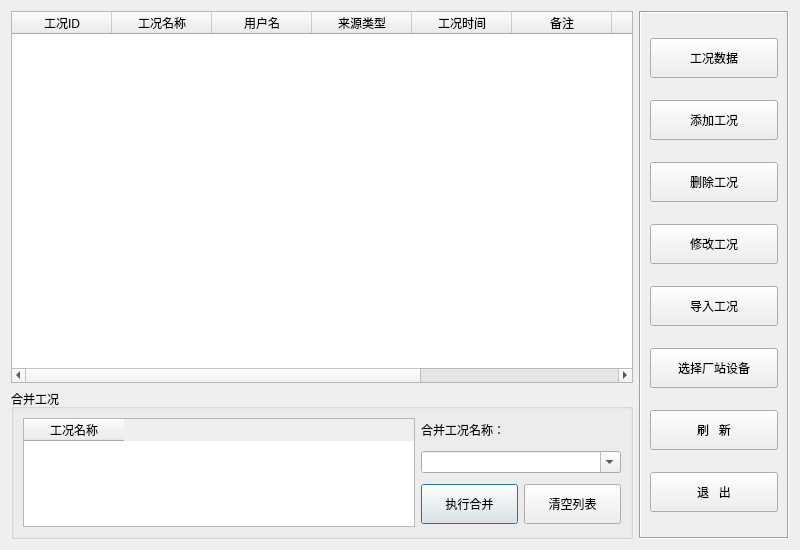
<?xml version="1.0" encoding="UTF-8"?>
<ui version="4.0">
 <class>CSceneTable</class>
 <widget class="QDialog" name="CSceneTable">
  <property name="geometry">
   <rect>
    <x>0</x>
    <y>0</y>
    <width>800</width>
    <height>550</height>
   </rect>
  </property>
  <property name="windowTitle">
   <string>静态工况库</string>
  </property>
  <layout class="QHBoxLayout" name="horizontalLayout_2">
   <item>
    <layout class="QVBoxLayout" name="verticalLayout_2">
     <item>
      <widget class="QTableWidget" name="listScene">
       <property name="styleSheet">
        <string notr="true">font: 14pt &quot;宋体&quot;;</string>
       </property>
       <property name="sortingEnabled">
        <bool>true</bool>
       </property>
       <attribute name="horizontalHeaderStretchLastSection">
        <bool>true</bool>
       </attribute>
       <column>
        <property name="text">
         <string>工况ID</string>
        </property>
       </column>
       <column>
        <property name="text">
         <string>工况名称</string>
        </property>
       </column>
       <column>
        <property name="text">
         <string>用户名</string>
        </property>
       </column>
       <column>
        <property name="text">
         <string>来源类型</string>
        </property>
       </column>
       <column>
        <property name="text">
         <string>工况时间</string>
        </property>
       </column>
       <column>
        <property name="text">
         <string>备注</string>
        </property>
       </column>
       <column>
        <property name="text">
         <string>厂站名</string>
        </property>
       </column>
       <column>
        <property name="text">
         <string>设备名</string>
        </property>
       </column>
       <column>
        <property name="text">
         <string>默认画面</string>
        </property>
       </column>
      </widget>
     </item>
     <item>
      <widget class="QGroupBox" name="groupBox">
       <property name="maximumSize">
        <size>
         <width>16777215</width>
         <height>150</height>
        </size>
       </property>
       <property name="styleSheet">
        <string notr="true"/>
       </property>
       <property name="title">
        <string>合并工况</string>
       </property>
       <layout class="QHBoxLayout" name="horizontalLayout">
        <item>
         <widget class="QTableWidget" name="listSceneMerger">
          <property name="styleSheet">
           <string notr="true">font: 14pt &quot;宋体&quot;;</string>
          </property>
          <column>
           <property name="text">
            <string>工况名称</string>
           </property>
          </column>
         </widget>
        </item>
        <item>
         <layout class="QGridLayout" name="gridLayout">
          <property name="horizontalSpacing">
           <number>6</number>
          </property>
          <property name="verticalSpacing">
           <number>9</number>
          </property>
          <item row="1" column="0" colspan="2">
           <widget class="QComboBox" name="comboSceneName">
            <property name="minimumSize">
             <size>
              <width>200</width>
              <height>0</height>
             </size>
            </property>
            <property name="styleSheet">
             <string notr="true"/>
            </property>
            <property name="editable">
             <bool>true</bool>
            </property>
           </widget>
          </item>
          <item row="2" column="0">
           <widget class="QPushButton" name="buttonRunSceneMerger">
            <property name="minimumSize">
             <size>
              <width>0</width>
              <height>40</height>
             </size>
            </property>
            <property name="text">
             <string>执行合并</string>
            </property>
           </widget>
          </item>
          <item row="2" column="1">
           <widget class="QPushButton" name="buttonClearMerger">
            <property name="minimumSize">
             <size>
              <width>0</width>
              <height>40</height>
             </size>
            </property>
            <property name="text">
             <string>清空列表</string>
            </property>
           </widget>
          </item>
          <item row="0" column="0" colspan="2">
           <widget class="QLabel" name="label">
            <property name="maximumSize">
             <size>
              <width>16777215</width>
              <height>20</height>
             </size>
            </property>
            <property name="text">
             <string>合并工况名称：</string>
            </property>
           </widget>
          </item>
         </layout>
        </item>
       </layout>
      </widget>
     </item>
    </layout>
   </item>
   <item>
    <widget class="QFrame" name="frame">
     <property name="minimumSize">
      <size>
       <width>150</width>
       <height>0</height>
      </size>
     </property>
     <property name="maximumSize">
      <size>
       <width>150</width>
       <height>16777215</height>
      </size>
     </property>
     <property name="frameShape">
      <enum>QFrame::Box</enum>
     </property>
     <property name="frameShadow">
      <enum>QFrame::Sunken</enum>
     </property>
     <layout class="QVBoxLayout" name="verticalLayout">
      <item>
       <widget class="QPushButton" name="buttonSceneData">
        <property name="minimumSize">
         <size>
          <width>0</width>
          <height>40</height>
         </size>
        </property>
        <property name="styleSheet">
         <string notr="true">font: 14pt &quot;宋体&quot;;</string>
        </property>
        <property name="text">
         <string>工况数据</string>
        </property>
       </widget>
      </item>
      <item>
       <widget class="QPushButton" name="buttonSceneAdd">
        <property name="minimumSize">
         <size>
          <width>0</width>
          <height>40</height>
         </size>
        </property>
        <property name="styleSheet">
         <string notr="true">font: 14pt &quot;宋体&quot;;</string>
        </property>
        <property name="text">
         <string>添加工况</string>
        </property>
       </widget>
      </item>
      <item>
       <widget class="QPushButton" name="buttonSceneDel">
        <property name="minimumSize">
         <size>
          <width>0</width>
          <height>40</height>
         </size>
        </property>
        <property name="styleSheet">
         <string notr="true">font: 14pt &quot;宋体&quot;;</string>
        </property>
        <property name="text">
         <string>删除工况</string>
        </property>
       </widget>
      </item>
      <item>
       <widget class="QPushButton" name="buttonSceneModify">
        <property name="minimumSize">
         <size>
          <width>0</width>
          <height>40</height>
         </size>
        </property>
        <property name="styleSheet">
         <string notr="true">font: 14pt &quot;宋体&quot;;</string>
        </property>
        <property name="text">
         <string>修改工况</string>
        </property>
       </widget>
      </item>
      <item>
       <widget class="QPushButton" name="buttonSceneInto">
        <property name="minimumSize">
         <size>
          <width>0</width>
          <height>40</height>
         </size>
        </property>
        <property name="styleSheet">
         <string notr="true">font: 14pt &quot;宋体&quot;;</string>
        </property>
        <property name="text">
         <string>导入工况</string>
        </property>
       </widget>
      </item>
      <item>
       <widget class="QPushButton" name="buttonStnDev">
        <property name="minimumSize">
         <size>
          <width>0</width>
          <height>40</height>
         </size>
        </property>
        <property name="styleSheet">
         <string notr="true">font: 14pt &quot;宋体&quot;;</string>
        </property>
        <property name="text">
         <string>选择厂站设备</string>
        </property>
       </widget>
      </item>
      <item>
       <widget class="QPushButton" name="buttonRefresh">
        <property name="minimumSize">
         <size>
          <width>0</width>
          <height>40</height>
         </size>
        </property>
        <property name="styleSheet">
         <string notr="true">font: 14pt &quot;宋体&quot;;</string>
        </property>
        <property name="text">
         <string>刷   新</string>
        </property>
       </widget>
      </item>
      <item>
       <widget class="QPushButton" name="buttonExit">
        <property name="minimumSize">
         <size>
          <width>0</width>
          <height>40</height>
         </size>
        </property>
        <property name="styleSheet">
         <string notr="true">font: 14pt &quot;宋体&quot;;</string>
        </property>
        <property name="text">
         <string>退   出</string>
        </property>
       </widget>
      </item>
     </layout>
    </widget>
   </item>
  </layout>
 </widget>
 <tabstops>
  <tabstop>buttonSceneData</tabstop>
  <tabstop>buttonSceneAdd</tabstop>
  <tabstop>buttonSceneDel</tabstop>
  <tabstop>buttonSceneModify</tabstop>
  <tabstop>buttonRefresh</tabstop>
  <tabstop>buttonExit</tabstop>
  <tabstop>listScene</tabstop>
 </tabstops>
 <resources/>
 <connections>
  <connection>
   <sender>buttonExit</sender>
   <signal>clicked()</signal>
   <receiver>CSceneTable</receiver>
   <slot>reject()</slot>
   <hints>
    <hint type="sourcelabel">
     <x>705</x>
     <y>500</y>
    </hint>
    <hint type="destinationlabel">
     <x>399</x>
     <y>274</y>
    </hint>
   </hints>
  </connection>
 </connections>
</ui>
